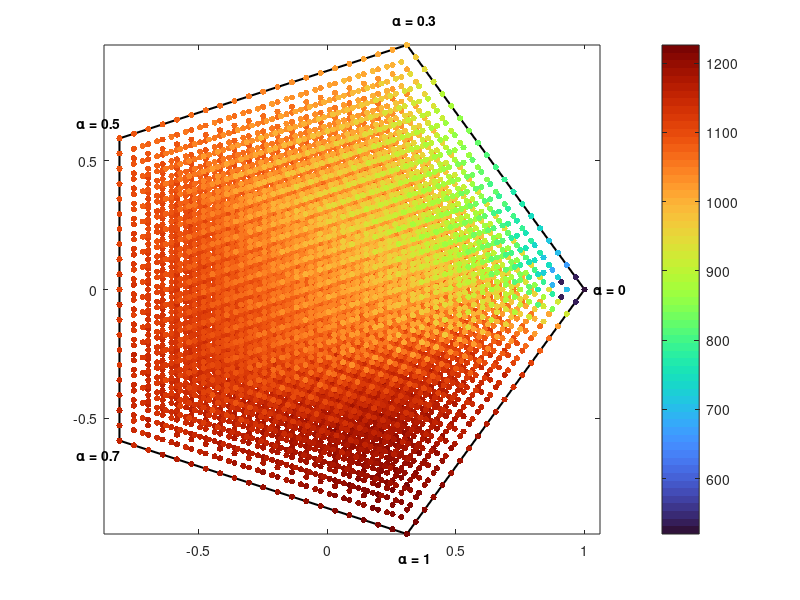

Source code (MATLAB):
% Plots pentagonal scatterplot to analyze 100xcombs.mat data.
clear; clc; close all;

load 100xcombs.mat;

% Pentagon vertices on unit circle
n = 5;
theta = linspace(0, 2*pi, n+1); % +1 to close the loop
theta(end) = []; % Remove duplicate

% Vertices
vx = cos(theta);
vy = sin(theta);
vertices = [vx; vy];

% Separate point data and selling price data
[m, n] = size(aucData);

points = zeros(n, 5);
fprices = zeros(n, 1);

for i = 1:n
    for j = 1:5
        aucPoint = aucData{1, i};
        points(i, j) = aucPoint(1, j);
    end

    aucPrice = aucData{2, i};
    fprices(i, 1) = aucPrice;
end

% Normalize
points = points / 20;

% Calculate point positions
positions = points * vertices';

% Plot the pentagon outline
plot([vx vx(1)], [vy vy(1)], 'k-', 'LineWidth', 1.5)
hold on

% Plot points (Note: third parameter is dot size)
scatter(positions(:,1), positions(:,2), 20, fprices, 'filled')
colormap turbo
colorbar
axis equal

% Label the corners
labels = {'\alpha = 0','\alpha = 0.3','\alpha = 0.5','\alpha = 0.7','\alpha = 1'};
for i = 1:5
    text(vx(i)*1.1, vy(i)*1.1, labels{i}, 'FontWeight', 'bold', 'HorizontalAlignment','center')
end